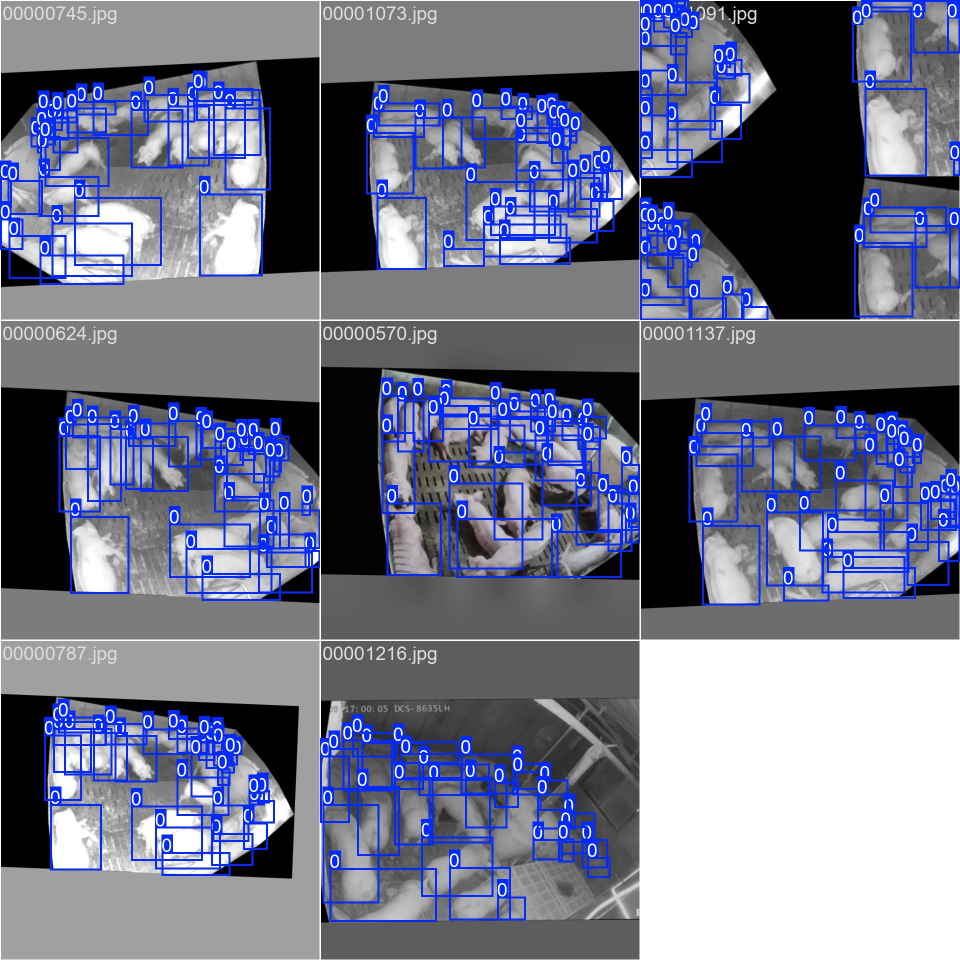
#> input picture HW1/runs/pig/y11m_stage1_imcls_test/train_batch1.jpg, 1920 x 1920 px (shown at 1/2 size)
$ python -i copy_paste_23.py   (imports and definitions only)
#> lines starting #> are read from the running program, lines starting #| are printed output that depends on the picture; after the words box and inside, x2 and y2 are one past the last pixel; in counts of white or black regions, pixels touching at a corner belong together
#> further down, picture is the input picture: shape (1920, 1920, 3); mean B, G, R 139.2, 117.8, 114.2
#!/usr/bin/env python3
# -*- coding: utf-8 -*-
import argparse, random, yaml, os
from pathlib import Path
import cv2, numpy as np
from concurrent.futures import ProcessPoolExecutor, as_completed

# [1 line not run here, left out]

# ============ utils ============
# [23 lines left out: functions read_labels, write_labels, find_image, not called in this run]

def xywhn_to_xyxy_abs(cx,cy,w,h,W,H):
    x1=(cx-w/2)*W; y1=(cy-h/2)*H; x2=(cx+w/2)*W; y2=(cy+h/2)*H
    return [x1,y1,x2,y2]

# [11 lines left out: functions xyxy_abs_to_xywhn, iou, not called in this run]

def rand_scale(minr,maxr): return minr + (maxr-minr)*random.random()

# [12 lines left out: function alpha_blend, not called in this run]
def road_mask_hsv(img, s_th=60, v_th=60, green_gap=15):
    """簡易『像馬路』遮罩：低飽和(灰)、夠亮、且不是偏綠(草地)"""
#> called with s_th = 60, v_th = 60, green_gap = 15
    hsv = cv2.cvtColor(img, cv2.COLOR_BGR2HSV)
#> hsv: shape (1920, 1920, 3); mean H, S, V 31.6, 35.7, 139.9
    H,S,V = cv2.split(hsv)
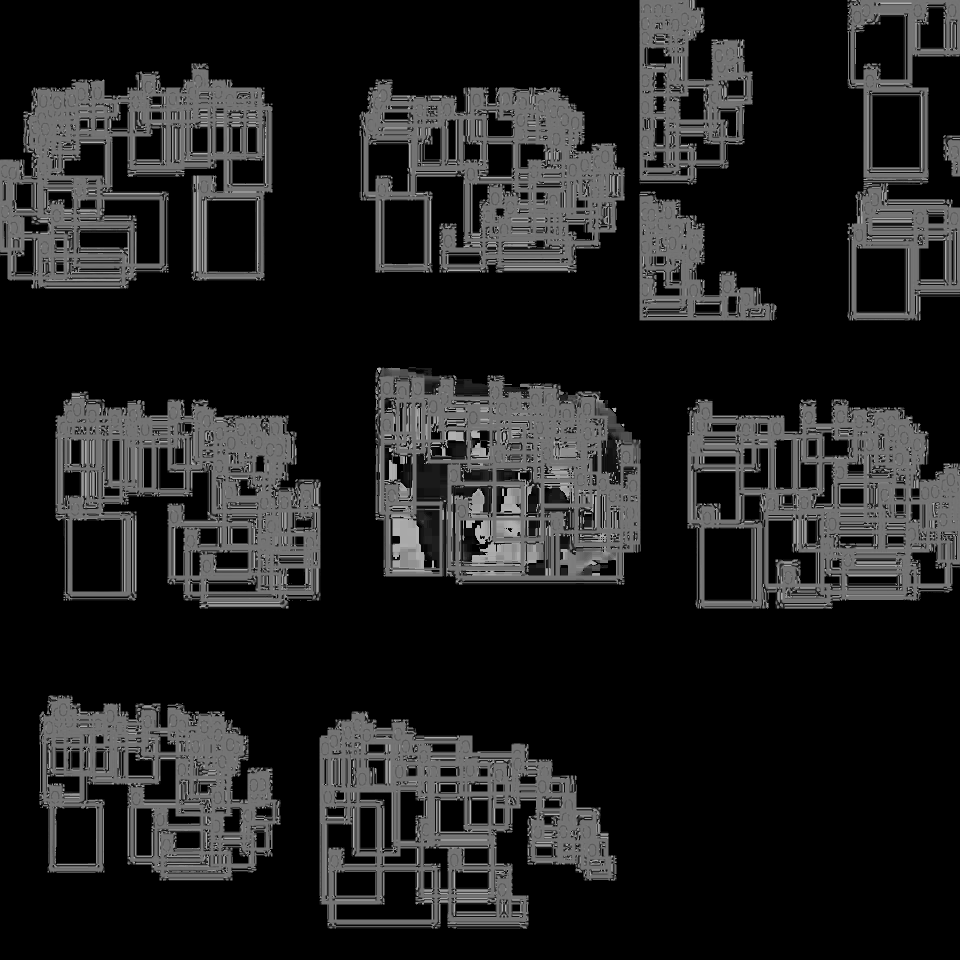
#> H: shape (1920, 1920) (shown at 1/2 size); min 0, max 179, mean 31.6
    grayish = (S < s_th) & (V > v_th)
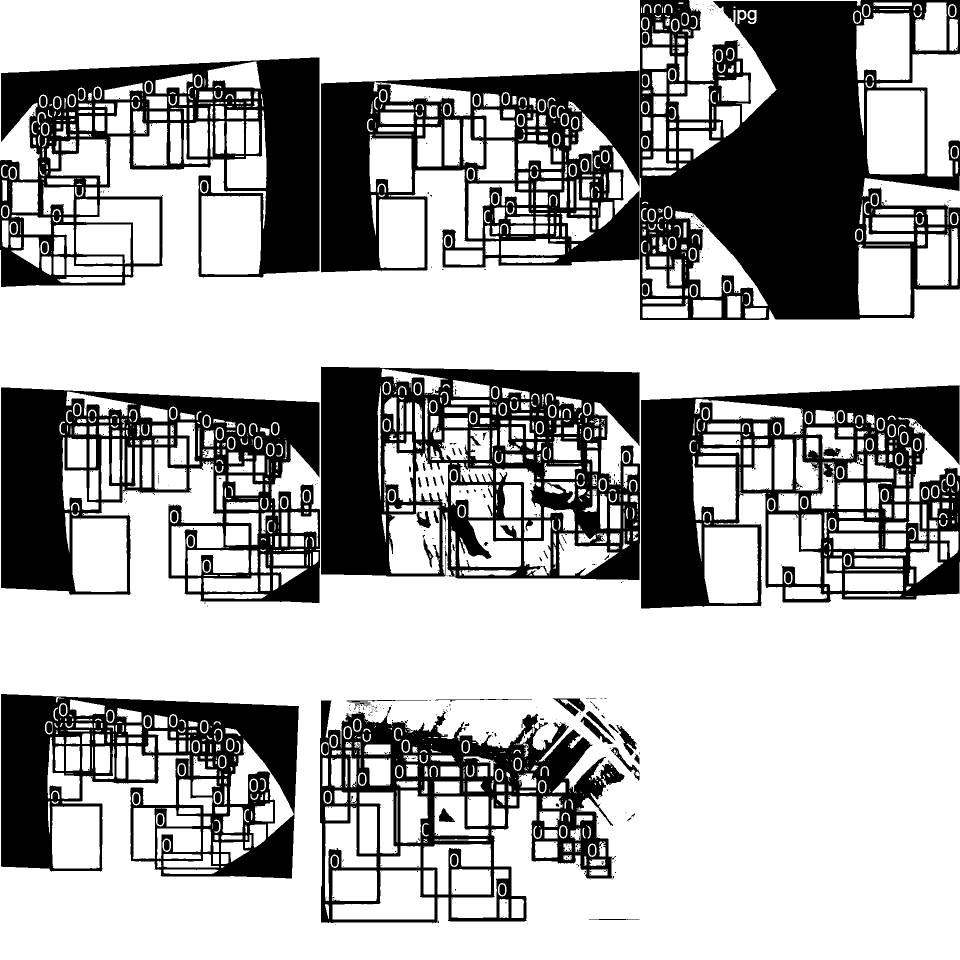
#> grayish: shape (1920, 1920) bool (shown at 1/2 size); 68.5% white; 1094 black regions (903 under 20 px), largest, box (x1, y1, x2, y2) and area: (1280, 0, 1920, 640) 234864, (642, 733, 1280, 1160) 157266, (1282, 770, 1920, 1217) 138765
    greenish = (img[:,:,1].astype(int) - img[:,:,2].astype(int) > green_gap)  # G-R
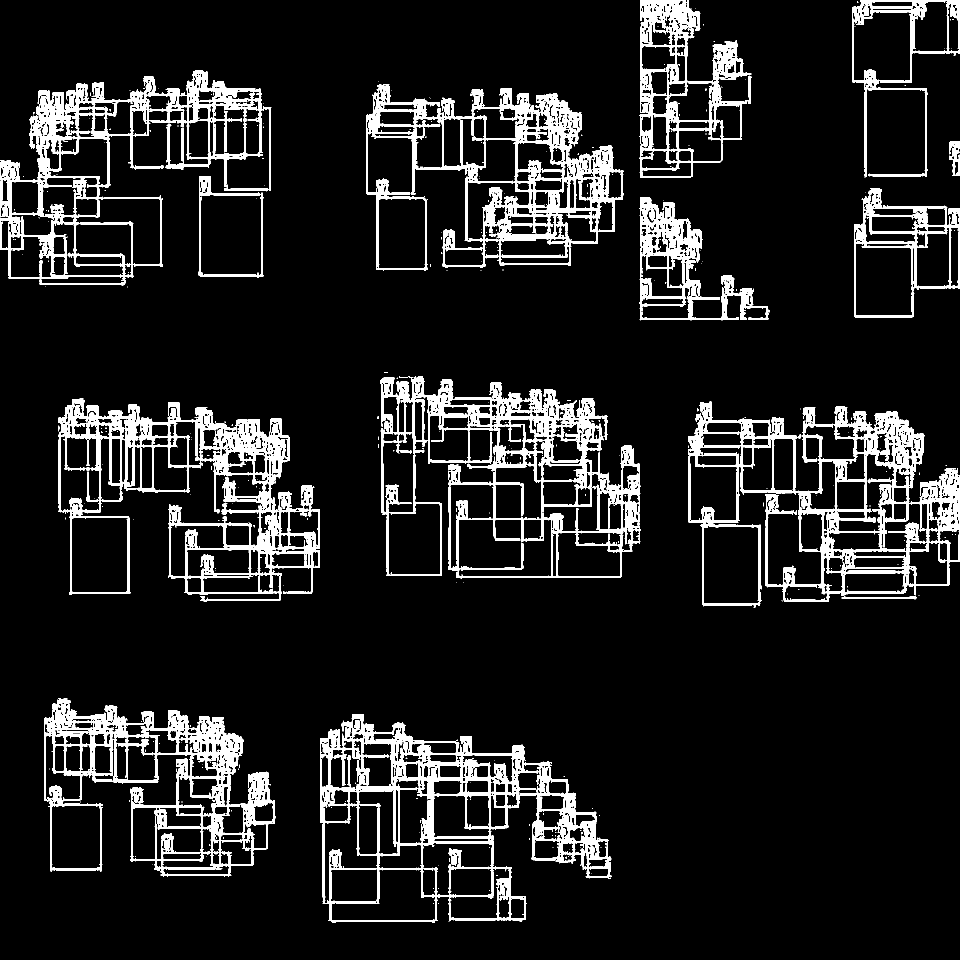
#> greenish: shape (1920, 1920) bool (shown at 1/2 size); 11.5% white; 401 white regions (369 under 20 px), largest, box (x1, y1, x2, y2) and area: (1377, 803, 1920, 1216) 54046, (640, 1428, 1223, 1846) 53121, (117, 796, 640, 1204) 52929
    m = (grayish & (~greenish)).astype(np.uint8) * 255
#> m: shape (1920, 1920); 67.8% white; 1075 black regions (1017 under 20 px), largest, box (x1, y1, x2, y2) and area: (642, 0, 1920, 641) 381928, (642, 733, 1281, 1160) 163173, (1282, 770, 1920, 1217) 145636
    k = cv2.getStructuringElement(cv2.MORPH_ELLIPSE, (9,9))
    m = cv2.morphologyEx(m, cv2.MORPH_OPEN, k)
#> m: shape (1920, 1920); 64.7% white; 77 black regions (56 under 20 px), largest, box (x1, y1, x2, y2) and area: (0, 0, 1920, 641) 552317, (0, 733, 1920, 1217) 504184, (0, 1388, 598, 1757) 126833
    m = cv2.morphologyEx(m, cv2.MORPH_CLOSE, k)
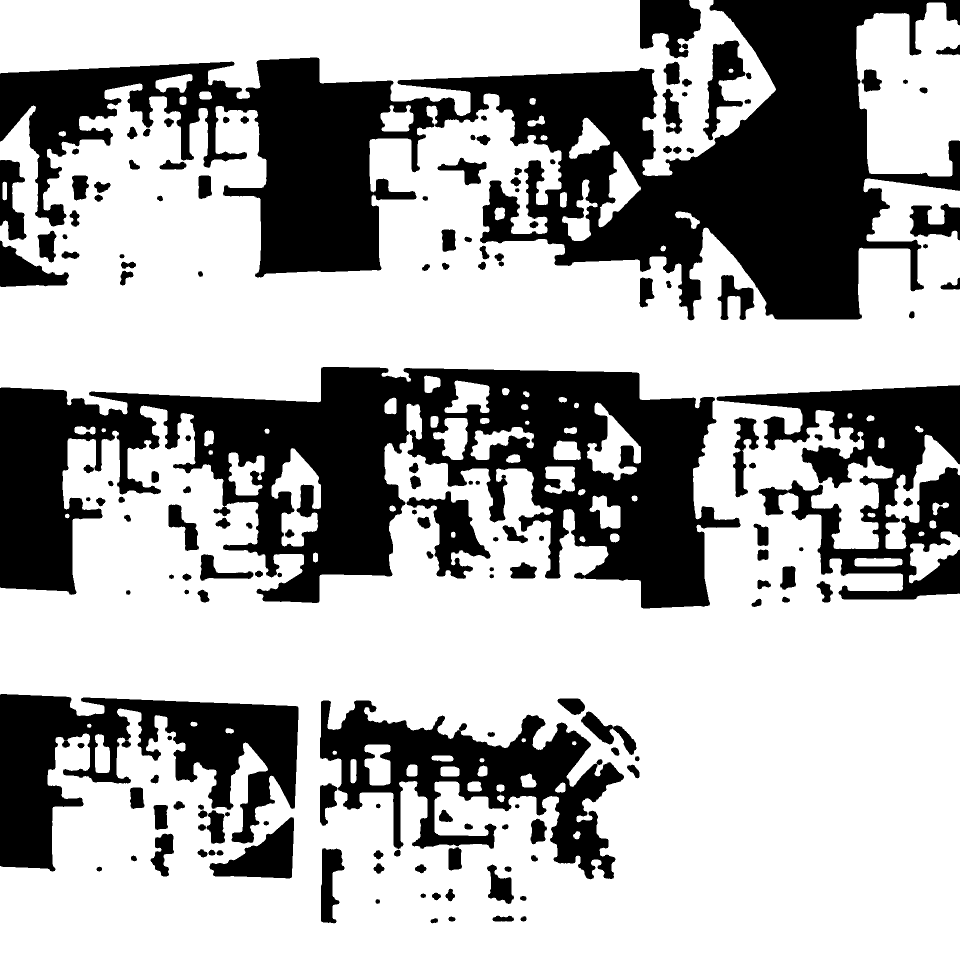
#> m: shape (1920, 1920) (shown at 1/2 size); 67.4% white; 165 black regions, largest, box (x1, y1, x2, y2) and area: (0, 0, 1920, 641) 454738, (0, 734, 1481, 1217) 351347, (0, 1388, 597, 1743) 98573
    return m  # 0/255

# [8 lines left out: function color_match_to_bg, not called in this run]


# ============ globals for workers ============
G = {
    "donors": None,   # list of (img_path_str, x1,y1,x2,y2, class_id)
    "out_img": None,  # str path
    "out_lbl": None,  # str path
}

# [240 lines left out: functions _init_worker, _work_one, main, not called in this run]


# [2 lines not run here, left out]

>>> import cv2
>>> picture = cv2.imread('../HW1/runs/pig/y11m_stage1_imcls_test/train_batch1.jpg')
>>> result = road_mask_hsv(picture)
